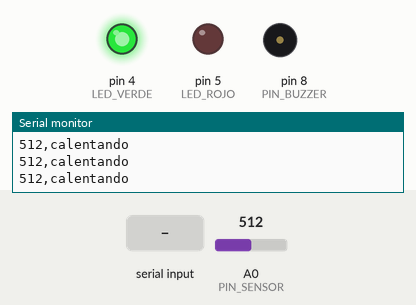
A sketch run on a simulated Arduino Uno, built with avr-gcc and run on an emulated ATmega328P. On the bench: output pins drawn as LEDs (lit = HIGH), buzzer (waves = sounding), the last lines printed to the serial monitor. The test bench sets the inputs (shaded band); at power-on: A0 (PIN_SENSOR) = 512.

Above: at 1.2 s.
1.3 s: "t" received over Serial
At 1.9 s:
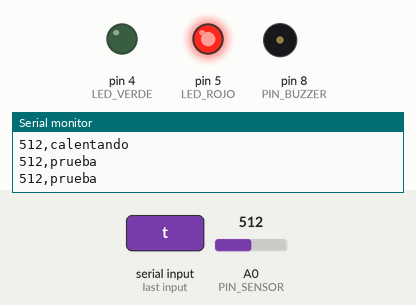
2.9 s: A0 (PIN_SENSOR) set to 484
At 4.75 s:
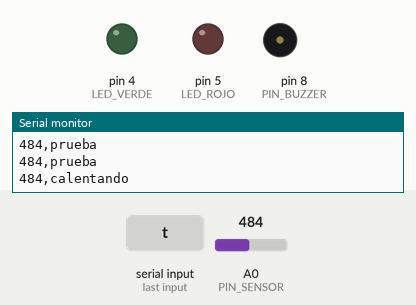
5.9 s: A0 (PIN_SENSOR) set to 510
At 6.07 s:
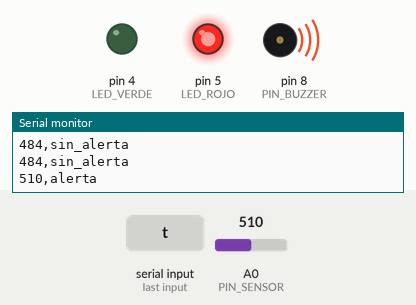
8.9 s: A0 (PIN_SENSOR) set to 462
11.9 s: A0 (PIN_SENSOR) set to 440
At 12.9 s:
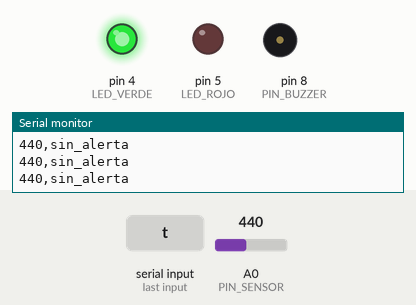
13.5 s: A0 (PIN_SENSOR) set to 511
At 13.82 s:
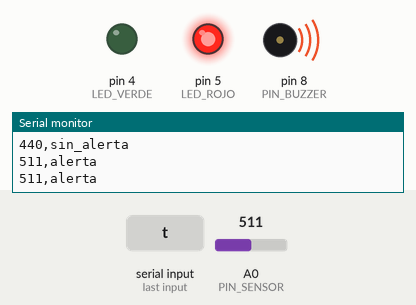
Timing chart, 0 to 17.5 s (numbered marks = the images above; inputs shaded):
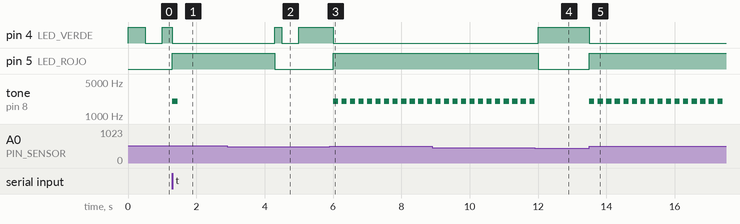

The sketch:

ArduinoUno.ino
```cpp
/*
  Detector de gas educativo — Arduino Uno

  CONEXIONES:
  Sensor AO  -> A0
  Sensor VCC -> 5V
  Sensor GND -> GND
  LED verde  -> D4, con resistencia de 220 ohmios
  LED rojo   -> D5, con resistencia de 220 ohmios
  Buzzer     -> control desde D8

  D1/TX      -> divisor resistivo -> GPIO16/RX2 del ESP32 (lecturas)
  D0/RX      <- GPIO17/TX2 del ESP32 (orden de prueba "T" desde la app)
  Desconectar el cable de D0 mientras se carga este programa.

  Monitor serie: 9600 baudios.
  Enviar T o t (desde el Monitor serie o desde la app) para probar las salidas.

  Los valores son lecturas ADC, no temperatura ni ppm.
*/

const byte PIN_SENSOR = A0;
const byte LED_VERDE = 4;
const byte LED_ROJO = 5;
const byte PIN_BUZZER = 8;

// false: buzzer pasivo, como en el codigo anterior.
// true: buzzer activo con controlador activado por HIGH.
const bool BUZZER_ACTIVO = false;

// Umbrales provisionales, no calibrados.
const int UMBRAL_ALERTA = 500;
const int UMBRAL_RETORNO = 450;

const unsigned long ESPERA_INICIAL_MS = 5000UL;
const unsigned long INTERVALO_LECTURA_MS = 250UL;
const unsigned long DURACION_PRUEBA_MS = 3000UL;
const unsigned long DURACION_PITIDO_MS = 150UL;

bool alerta = false;
bool prueba = false;
bool pitidoEncendido = false;

unsigned long inicio = 0;
unsigned long inicioPrueba = 0;
unsigned long inicioPitido = 0;
unsigned long ultimaLectura = 0;

// Iniciar un pitido breve sin detener el programa.
void iniciarPitido() {
  inicioPitido = millis();
  pitidoEncendido = true;

  if (BUZZER_ACTIVO) {
    digitalWrite(PIN_BUZZER, HIGH);
  } else {
    tone(PIN_BUZZER, 2000, DURACION_PITIDO_MS);
  }
}

void apagarBuzzer() {
  noTone(PIN_BUZZER);
  digitalWrite(PIN_BUZZER, LOW);
  pitidoEncendido = false;
}

void setup() {
  pinMode(LED_VERDE, OUTPUT);
  pinMode(LED_ROJO, OUTPUT);
  pinMode(PIN_BUZZER, OUTPUT);

  digitalWrite(LED_VERDE, LOW);
  digitalWrite(LED_ROJO, LOW);
  digitalWrite(PIN_BUZZER, LOW);

  Serial.begin(9600);
  inicio = millis();
}

void loop() {
  unsigned long ahora = millis();

  // Apagar el pitido cuando se cumplan los 150 ms.
  // Se revisa en cada vuelta, sin esperar otra lectura.
  if (pitidoEncendido &&
      ahora - inicioPitido >= DURACION_PITIDO_MS) {
    apagarBuzzer();
  }

  // Prueba manual desde el Monitor serie del Arduino.
  while (Serial.available() > 0) {
    char comando = Serial.read();

    if (comando == 't' || comando == 'T') {
      prueba = true;
      inicioPrueba = millis();

      // Un pitido por comando.
      // Si hay alerta del sensor, su sonido tiene prioridad.
      if (!alerta) {
        iniciarPitido();
      }
    }
  }

  ahora = millis();

  // El estado de prueba dura tres segundos.
  if (prueba &&
      ahora - inicioPrueba >= DURACION_PRUEBA_MS) {
    prueba = false;
  }

  bool calentando = ahora - inicio < ESPERA_INICIAL_MS;

  // Leer y transmitir cada 250 ms.
  if (ahora - ultimaLectura >= INTERVALO_LECTURA_MS) {
    ultimaLectura = ahora;

    int lectura = analogRead(PIN_SENSOR);

    // La prueba manual no modifica esta lectura.
    if (calentando) {
      alerta = false;
    } else if (lectura >= UMBRAL_ALERTA) {
      alerta = true;
    } else if (lectura <= UMBRAL_RETORNO) {
      alerta = false;
    }

    // Repetir pitidos mientras haya una alerta del sensor.
    if (alerta) {
      iniciarPitido();
    }

    // Mantener el formato que recibe el ESP32.
    const char* estado;

    if (alerta) {
      estado = "alerta";
    } else if (prueba) {
      estado = "prueba";
    } else if (calentando) {
      estado = "calentando";
    } else {
      estado = "sin_alerta";
    }

    Serial.print(lectura);
    Serial.print(',');
    Serial.println(estado);
  }

  // Actualizar los LED.
  bool activarAlarma = alerta || prueba;

  digitalWrite(LED_ROJO, activarAlarma ? HIGH : LOW);

  // Verde parpadeando durante la espera inicial.
  // Verde fijo cuando no existe alerta ni prueba.
  bool verdeEncendido =
    !activarAlarma &&
    (!calentando || ((ahora / 500UL) % 2 == 0));

  digitalWrite(LED_VERDE, verdeEncendido ? HIGH : LOW);
}
```

Measured:
- the behaviour switches between 500 and 499 on A0 (PIN_SENSOR) (found by bisection; images 1 and 2)
- the behaviour switches between 451 and 450 on A0 (PIN_SENSOR) (found by bisection; images 3 and 4)
- after the input at 1.3 s, pin 5 (LED_ROJO): LOW → HIGH at once; tone on pin 8 (PIN_BUZZER): silent → 2000 Hz at once, → silent 0.15 s later
- after the input at 2.9 s, pin 5 (LED_ROJO): goes on until 4.3 s, then stays LOW; tone on pin 8 (PIN_BUZZER): stops changing and stays silent
- after the input at 5.9 s, pin 4 (LED_VERDE): HIGH → LOW after 0.10 s; pin 5 (LED_ROJO): LOW → HIGH after 0.10 s; tone on pin 8 (PIN_BUZZER): alternates 2000 Hz for 0.15 s and silent for 0.10 s, starting after 0.10 s
- after the input at 11.9 s, pin 4 (LED_VERDE): LOW → HIGH after 0.10 s; pin 5 (LED_ROJO): HIGH → LOW after 0.10 s; tone on pin 8 (PIN_BUZZER): goes on until 11.9 s, then stays silent
- after the input at 13.5 s, pin 4 (LED_VERDE): HIGH → LOW at once; pin 5 (LED_ROJO): LOW → HIGH at once; tone on pin 8 (PIN_BUZZER): alternates 2000 Hz for 0.15 s and silent for 0.10 s, starting at once
